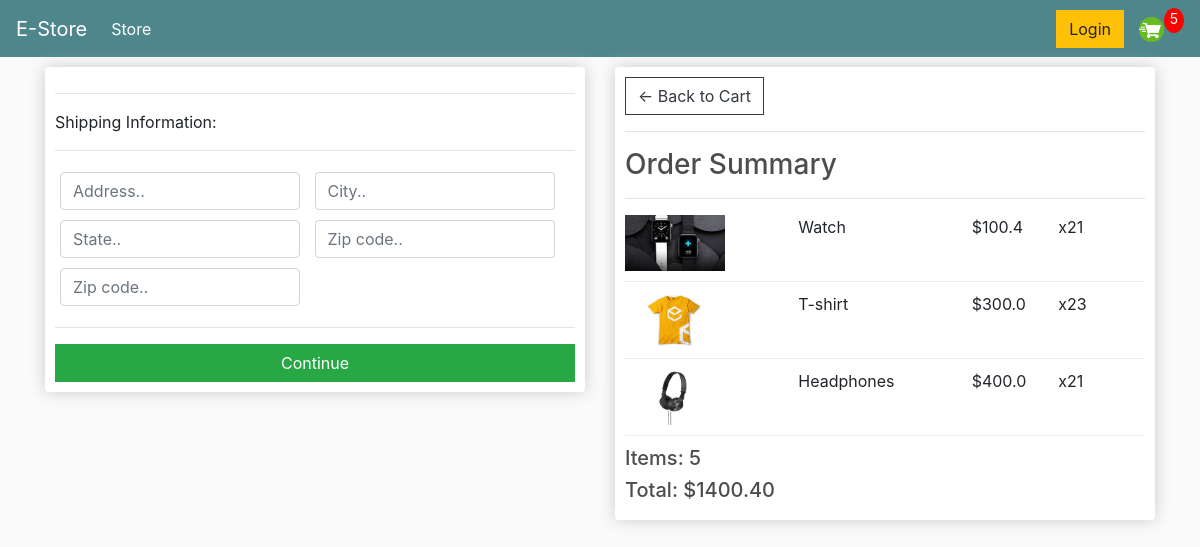
/checkout/ (signed in), run on an earlier commit of the app's database.
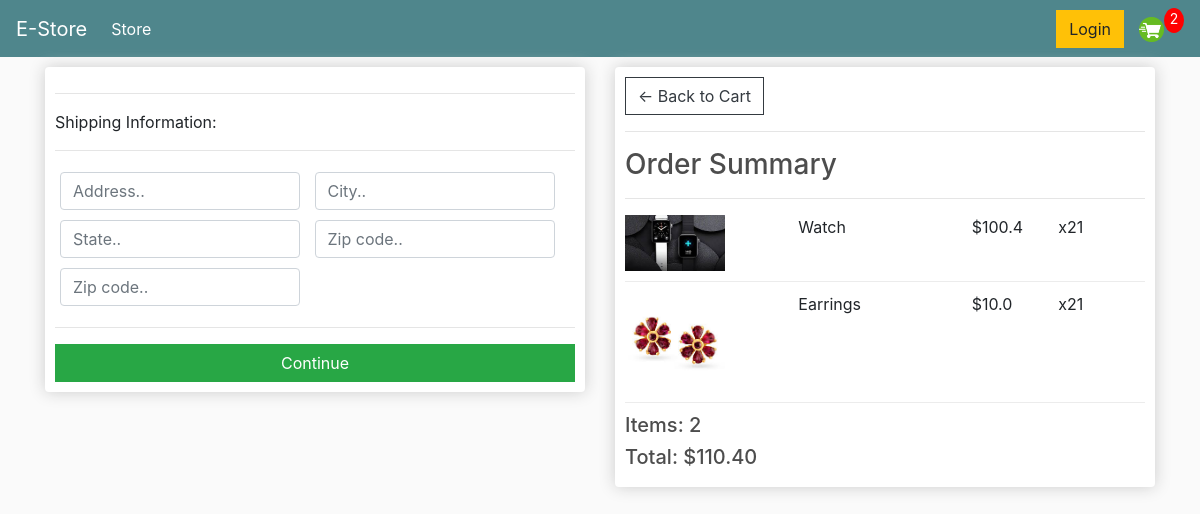
And on a later commit of the database.
### store/models.py (models this page shows, shortened)
class OrderItem(models.Model):
    product = models.ForeignKey(Product,on_delete=models.SET_NULL,null=True)
    order = models.ForeignKey(Order,on_delete=models.SET_NULL, null=True)
    quantity = models.IntegerField(default=0, null=True, blank=True)
    date_added = models.DateTimeField(auto_now_add=True)
    @property
    def get_total(self):
        total = self.product.price * self.quantity
        return total

class Product(models.Model):
    name = models.CharField(max_length=200)
    price = models.FloatField()
    digital = models.BooleanField(default=False, null=True, blank=True)
    image = models.ImageField(null=True,blank=True)
    @property
    def imageURL(self):
        try:
            url = self.image.url
        except:
            url = ''
        return url

class Order(models.Model):
    customer = models.ForeignKey(Customer, on_delete=models.SET_NULL,null=True,blank=True)
    date_ordered = models.DateTimeField(auto_now_add=True)
    complete = models.BooleanField(default=False)
    transaction_id = models.CharField(max_length=100, null=True)
    @property
    def shipping(self):
        shipping = False
        orderitems =self.orderitem_set.all()
        for i in orderitems:
            if i.product.digital == False :
                shipping = True
        return shipping
    @property
    def get_cart_total(self):
        orderitems = self.orderitem_set.all()
        total = sum([item.get_total for item in orderitems])
        return total
    @property
    def get_cart_items(self):
        orderitems = self.orderitem_set.all()
        total = sum([item.quantity for item in orderitems])
        return total

### store/views.py (the view)
# urls.py: path('checkout/', views.checkout, name="checkout"),
def checkout(request):
    if request.user.is_authenticated :
        customer = request.user.customer
        order, created = Order.objects.get_or_create(customer=customer,complete = False)
        items = order.orderitem_set.all()
        cartItems = order.get_cart_items
    else:
        items = []
        order = {'get_cart_total':0, 'get_cart_items':0, 'shipping': False}  #for non-logged in users
        cartItems = order['get_cart_items']
    context = {'items':items,'order':order,'cartItems':cartItems}
    return render(request,'store/checkout.html',context)

### store/templates/store/checkout.html (shortened to what this page needs)
{% extends 'store/main.html' %}
{% load static %}
{% block content %}
<div class="row">
    <div class="col-lg-6">
        <div class="box-element" id="form-wrapper">
            <form id="form">
                <div id="shipping-info">
                    <hr>
                    <p>Shipping Information:</p>
                    <hr>
                    <div class="form-field">
                        <input class="form-control" type="text" name="address" placeholder="Address..">
                    </div>
                    <div class="form-field">
                        <input class="form-control" type="text" name="city" placeholder="City..">
                    </div>
                    <div class="form-field">
                        <input class="form-control" type="text" name="state" placeholder="State..">
                    </div>
                    <div class="form-field">
                        <input class="form-control" type="text" name="zipcode" placeholder="Zip code..">
                    </div>
                    <div class="form-field">
                        <input class="form-control" type="text" name="country" placeholder="Zip code..">
                    </div>
                </div>
                <hr>
                <input id="form-button" class="btn btn-success btn-block" type="submit" value="Continue">
            </form>
        </div>
        <br>
    </div>
    <div class="col-lg-6">
        <div class="box-element">
            <a class="btn btn-outline-dark" href="{% url 'cart' %}">&#x2190; Back to Cart </a>
            <hr>
            <h3>Order Summary</h3>
            <hr>
            {% for item in items %}
            <div class="cart-row">
					<div style="flex:2"><img class="row-image" src="{{item.product.imageURL}}"></div>
					<div style="flex:2"><p>{{item.product.name}}</p></div>
					<div style="flex:1"><p>${{item.product.price}}</p></div>
					<div style="flex:1"><p>x2{{item.quantity}}</p></div>
            </div>
            {% endfor %}
            <h5>Items: {{order.get_cart_items}}</h5>
            <h5>Total:   ${{order.get_cart_total|floatformat:2}}</h5>
        </div>
    </div>
</div>
{% endblock content %}

What changed in the data, as far as the page shows it:
removed OrderItem: product.imageURL (picture), product.name "T-shirt", product.price "300.0", quantity "3"
removed OrderItem: product.imageURL (picture), product.name "Headphones", product.price "400.0", quantity "1"
added OrderItem: product.imageURL (picture), product.name "Earrings", product.price "10.0", quantity "1"
computed for Order: get_cart_items "5" → "2"; get_cart_total "1400.40" → "110.40"
Also different on the page:
{{ cartItems }}: "5" → "2"
